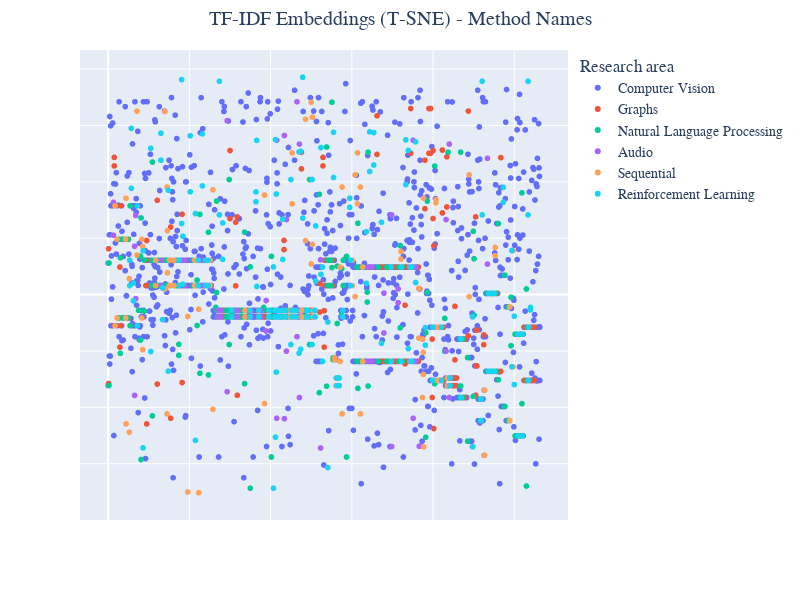
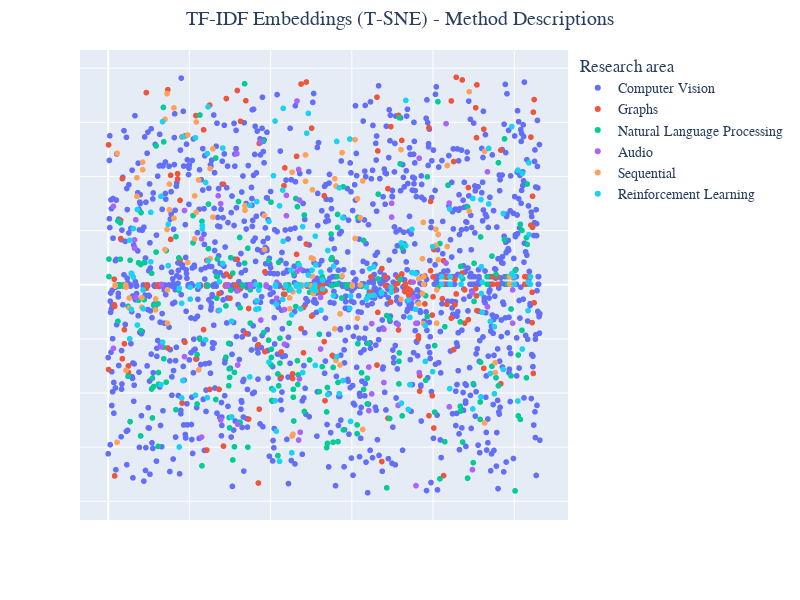

The notebook cell these images were saved under, in order:
### Markdown cell above
## Plot TF-IDF Embeddings

### Code cell
plot_embeddings(reduced_names_tfids, df['area'], 'TF-IDF Embeddings (T-SNE) - Method Names', 'plasma')
plot_embeddings(reduced_descriptions_tfidf, df['area'], 'TF-IDF Embeddings (T-SNE) - Method Descriptions', 'plasma')

### Figure 1 — Plotly figure (JSON) as saved in the notebook; plotly's stock layout.template omitted (floating-point values rounded to 4 significant figures; data arrays with more than 128 entries replaced by an {"elided": "..."} marker saying what was removed)
{"data": [{"hovertemplate": "Category=Computer Vision<br>index=%{x}<br>value=%{y}<extra></extra>", "legendgroup": "Computer Vision", "marker": {"color": "#636EFA", "symbol": "circle"}, "mode": "markers", "name": "Computer Vision", "showlegend": true, "type": "scattergl", "x": {"elided": "1330 int values"}, "xaxis": "x", "y": {"elided": "1330 float values"}, "yaxis": "y"}, {"hovertemplate": "Category=Graphs<br>index=%{x}<br>value=%{y}<extra></extra>", "legendgroup": "Graphs", "marker": {"color": "#EF553B", "symbol": "circle"}, "mode": "markers", "name": "Graphs", "showlegend": true, "type": "scattergl", "x": {"elided": "208 int values"}, "xaxis": "x", "y": {"elided": "208 float values"}, "yaxis": "y"}, {"hovertemplate": "Category=Natural Language Processing<br>index=%{x}<br>value=%{y}<extra></extra>", "legendgroup": "Natural Language Processing", "marker": {"color": "#00CC96", "symbol": "circle"}, "mode": "markers", "name": "Natural Language Processing", "showlegend": true, "type": "scattergl", "x": {"elided": "238 int values"}, "xaxis": "x", "y": {"elided": "238 float values"}, "yaxis": "y"}, {"hovertemplate": "Category=Audio<br>index=%{x}<br>value=%{y}<extra></extra>", "legendgroup": "Audio", "marker": {"color": "#AB63FA", "symbol": "circle"}, "mode": "markers", "name": "Audio", "showlegend": true, "type": "scattergl", "x": [13, 65, 68, 131, 188, 230, 271, 277, 293, 317, 319, 351, 376, 389, 415, 434, 439, 465, 469, 471, 473, 523, 642, 649, 679, 698, 714, 751, 758, 766, 832, 840, 897, 934, 996, 13, 65, 68, 131, 188, 230, 271, 277, 293, 317, 319, 351, 376, 389, 415, 434, 439, 465, 469, 471, 473, 523, 642, 649, 679, 698, 714, 751, 758, 766, 832, 840, 897, 934, 996], "xaxis": "x", "y": [21.02, 17.09, -1.443, 3.187, 3.187, 3.187, -5.644, -5.644, 61.68, -5.644, -5.644, -5.644, -5.644, -12.93, -43.88, -44.03, 26.61, 68.41, -5.644, 53.4, -5.644, 12.34, -23.71, -23.71, -13.63, -53.9, 2.008, -43.88, -23.71, 2.027, 26.61, 53.4, -7.865, 10.82, 15.6, 32.72, -35.78, 28.07, 12.18, 12.18, 12.18, -7.926, -7.926, -34.45, -7.926, -7.926, -7.926, -7.926, -2.115, 54.74, 56.43, -20.07, -14.92, -7.926, -36.53, -7.926, -54.42, 9.746, 9.746, 0.5176, 28.3, -2.909, 54.74, 9.746, -53.79, -20.07, -36.53, -53.96, 48.33, -25.64], "yaxis": "y"}, {"hovertemplate": "Category=Sequential<br>index=%{x}<br>value=%{y}<extra></extra>", "legendgroup": "Sequential", "marker": {"color": "#FFA15A", "symbol": "circle"}, "mode": "markers", "name": "Sequential", "showlegend": true, "type": "scattergl", "x": [17, 22, 43, 44, 52, 71, 83, 85, 117, 140, 145, 146, 151, 162, 196, 213, 217, 223, 251, 258, 337, 385, 447, 453, 455, 477, 486, 500, 503, 505, 558, 561, 571, 576, 601, 608, 614, 621, 627, 721, 765, 774, 776, 777, 807, 809, 813, 835, 889, 927, 953, 989, 997, 17, 22, 43, 44, 52, 71, 83, 85, 117, 140, 145, 146, 151, 162, 196, 213, 217, 223, 251, 258, 337, 385, 447, 453, 455, 477, 486, 500, 503, 505, 558, 561, 571, 576, 601, 608, 614, 621, 627, 721, 765, 774, 776, 777, 807, 809, 813, 835, 889, 927, 953, 989, 997], "xaxis": "x", "y": [31.48, 19.62, 19.62, 34.16, 5.672, 65.08, 19.62, 17.04, 3.187, 1.972, -42.34, 22.65, 3.187, 3.187, -7.776, 3.187, 3.187, -5.227, 3.187, -40.69, -5.644, -38.64, -5.644, 32.18, -5.644, -5.644, 62.2, 68.23, 62.98, -5.644, -22.44, -32.32, -23.71, -42.34, 3.187, -0.7032, 32.18, -42.34, -23.71, 15.3, 2.201, -15.78, -20.49, 34.17, 33.67, -30.47, -30.47, -32.32, -0.7032, -33.9, 16.73, -4.336, 15.6, -11.05, -8.3, -8.3, -45.88, -48.8, 14.01, -8.3, -19.51, 12.18, 64.96, 38.15, 7.703, 12.18, 12.18, -70.05, 12.18, 12.18, -70.3, 12.18, 37.18, -7.926, 35.31, -7.926, 50.25, -7.926, -7.926, 19.14, 10.86, 17.78, -7.926, -23.16, -29.6, 9.746, 38.15, 12.18, 42.47, 50.25, 38.15, 9.746, 12.61, -15.4, -36.51, -28.32, -54.03, 32.53, -11.58, -11.58, -29.6, 42.47, -57.02, 13.79, -44.7, -25.64], "yaxis": "y"}, {"hovertemplate": "Category=Reinforcement Learning<br>index=%{x}<br>value=%{y}<extra></extra>", "legendgroup": "Reinforcement Learning", "marker": {"color": "#19D3F3", "symbol": "circle"}, "mode": "markers", "name": "Reinforcement Learning", "showlegend": true, "type": "scattergl", "x": {"elided": "176 int values"}, "xaxis": "x", "y": {"elided": "176 float values"}, "yaxis": "y"}], "layout": {"font": {"family": "Arial", "size": 14}, "height": 600, "legend": {"title": {"text": "Research area"}, "tracegroupgap": 0}, "margin": {"t": 50}, "showlegend": true, "title": {"text": "TF-IDF Embeddings (T-SNE) - Method Names", "x": 0.5}, "width": 800, "xaxis": {"anchor": "y", "domain": [0, 1], "showticklabels": false, "title": {"text": ""}}, "yaxis": {"anchor": "x", "domain": [0, 1], "showticklabels": false, "title": {"text": ""}}}}

### Figure 2 — Plotly figure (JSON) as saved in the notebook; plotly's stock layout.template omitted (floating-point values rounded to 4 significant figures; data arrays with more than 128 entries replaced by an {"elided": "..."} marker saying what was removed)
{"data": [{"hovertemplate": "Category=Computer Vision<br>index=%{x}<br>value=%{y}<extra></extra>", "legendgroup": "Computer Vision", "marker": {"color": "#636EFA", "symbol": "circle"}, "mode": "markers", "name": "Computer Vision", "showlegend": true, "type": "scattergl", "x": {"elided": "1330 int values"}, "xaxis": "x", "y": {"elided": "1330 float values"}, "yaxis": "y"}, {"hovertemplate": "Category=Graphs<br>index=%{x}<br>value=%{y}<extra></extra>", "legendgroup": "Graphs", "marker": {"color": "#EF553B", "symbol": "circle"}, "mode": "markers", "name": "Graphs", "showlegend": true, "type": "scattergl", "x": {"elided": "208 int values"}, "xaxis": "x", "y": {"elided": "208 float values"}, "yaxis": "y"}, {"hovertemplate": "Category=Natural Language Processing<br>index=%{x}<br>value=%{y}<extra></extra>", "legendgroup": "Natural Language Processing", "marker": {"color": "#00CC96", "symbol": "circle"}, "mode": "markers", "name": "Natural Language Processing", "showlegend": true, "type": "scattergl", "x": {"elided": "238 int values"}, "xaxis": "x", "y": {"elided": "238 float values"}, "yaxis": "y"}, {"hovertemplate": "Category=Audio<br>index=%{x}<br>value=%{y}<extra></extra>", "legendgroup": "Audio", "marker": {"color": "#AB63FA", "symbol": "circle"}, "mode": "markers", "name": "Audio", "showlegend": true, "type": "scattergl", "x": [13, 65, 68, 131, 188, 230, 271, 277, 293, 317, 319, 351, 376, 389, 415, 434, 439, 465, 469, 471, 473, 523, 642, 649, 679, 698, 714, 751, 758, 766, 832, 840, 897, 934, 996, 13, 65, 68, 131, 188, 230, 271, 277, 293, 317, 319, 351, 376, 389, 415, 434, 439, 465, 469, 471, 473, 523, 642, 649, 679, 698, 714, 751, 758, 766, 832, 840, 897, 934, 996], "xaxis": "x", "y": [72.54, 41.46, 60.04, 0.2804, -66.43, -140.7, -23.89, 74.94, -1.26, 121.1, -74.18, -1.26, 131.6, -1.26, 2.209, -54.83, 63.77, 169.7, -143.4, 78.19, 14.8, -59.36, -76.02, -35.88, -90.33, 75.21, -111.4, 2.406, -185.5, -81.2, 148.8, 75.43, -170.8, -20.39, -35.46, -58.79, 33.71, -11.45, -57.32, 68.57, 42.38, 82.16, -124.8, -0.1886, -5.723, -128.8, -0.1886, -32.63, -0.1886, -12.37, -22.93, 82.51, 12.3, 106.5, -86.96, -136.2, -11.67, -116.2, -100.9, -41.16, 62.49, -36.64, -12.25, -35.62, 116.8, 19.99, -112.7, -7.483, 104.3, -4.763], "yaxis": "y"}, {"hovertemplate": "Category=Sequential<br>index=%{x}<br>value=%{y}<extra></extra>", "legendgroup": "Sequential", "marker": {"color": "#FFA15A", "symbol": "circle"}, "mode": "markers", "name": "Sequential", "showlegend": true, "type": "scattergl", "x": [17, 22, 43, 44, 52, 71, 83, 85, 117, 140, 145, 146, 151, 162, 196, 213, 217, 223, 251, 258, 337, 385, 447, 453, 455, 477, 486, 500, 503, 505, 558, 561, 571, 576, 601, 608, 614, 621, 627, 721, 765, 774, 776, 777, 807, 809, 813, 835, 889, 927, 953, 989, 997, 17, 22, 43, 44, 52, 71, 83, 85, 117, 140, 145, 146, 151, 162, 196, 213, 217, 223, 251, 258, 337, 385, 447, 453, 455, 477, 486, 500, 503, 505, 558, 561, 571, 576, 601, 608, 614, 621, 627, 721, 765, 774, 776, 777, 807, 809, 813, 835, 889, 927, 953, 989, 997], "xaxis": "x", "y": [-1.26, -145.5, -1.26, -79.05, -21.55, 98.84, -20.77, 106.2, -23.23, 152.7, 51.07, -35.46, 69.26, 61.46, 20.64, 82.1, 66.9, -78.62, 24.1, 62.44, 68.83, 63.81, -22.25, 104.0, -138.2, -1.26, 119.9, -1.005, 87.7, -8.148, -40.75, 91.22, -74.12, 8.248, -1.26, 42.7, 79.47, -0.1537, -133.6, -13.47, 5.56, -8.131, -35.89, 7.473, 36.36, -35.46, 46.36, 35.3, 67.99, -127.6, -71.97, 7.473, 7.473, -0.1886, 121.4, -0.1886, -2.205, -12.28, 81.65, -12.04, 113.2, -13.13, 32.54, 176.5, -4.763, 92.99, 163.3, 138.3, 42.38, 150.3, 96.76, 107.3, 125.5, 72.91, 32.55, -12.11, -139.7, -6.47, -0.1886, 95.57, 24.73, 7.712, 23.85, 97.93, -69.93, -26.89, 122.0, -0.1886, 134.0, -30.9, 61.82, 95.92, 124.8, -17.68, 24.1, 57.62, 0.4568, 51.2, -4.763, 23.07, 110.2, 178.2, 123.2, -81.2, 0.4568, 0.4568], "yaxis": "y"}, {"hovertemplate": "Category=Reinforcement Learning<br>index=%{x}<br>value=%{y}<extra></extra>", "legendgroup": "Reinforcement Learning", "marker": {"color": "#19D3F3", "symbol": "circle"}, "mode": "markers", "name": "Reinforcement Learning", "showlegend": true, "type": "scattergl", "x": {"elided": "176 int values"}, "xaxis": "x", "y": {"elided": "176 float values"}, "yaxis": "y"}], "layout": {"font": {"family": "Arial", "size": 14}, "height": 600, "legend": {"title": {"text": "Research area"}, "tracegroupgap": 0}, "margin": {"t": 50}, "showlegend": true, "title": {"text": "TF-IDF Embeddings (T-SNE) - Method Descriptions", "x": 0.5}, "width": 800, "xaxis": {"anchor": "y", "domain": [0, 1], "showticklabels": false, "title": {"text": ""}}, "yaxis": {"anchor": "x", "domain": [0, 1], "showticklabels": false, "title": {"text": ""}}}}
